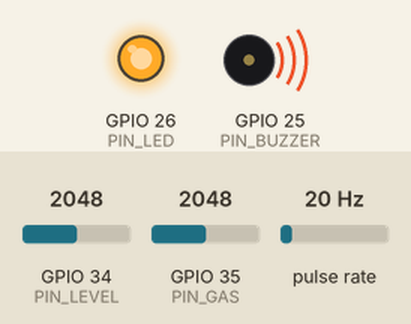
Bench run of a sketch on a simulated ESP32. On the bench: output pins drawn as LEDs (lit = HIGH), buzzer (waves = sounding, pin HIGH). Wiring (inferred from the names in the program): pulse sensor: data GPIO 27. The test bench sets the inputs (shaded band); at power-on: GPIO 35 (PIN_GAS) = 2048, pulse rate 20 Hz, GPIO 34 (PIN_LEVEL) = 2048. WiFi joins after 1.5 s; servers stay silent unless stated; what the sketch prints to the serial monitor is not drawn.

Above: at 2.7 s.
2.8 s: GPIO 35 (PIN_GAS) set to 1956
At 4.0 s:
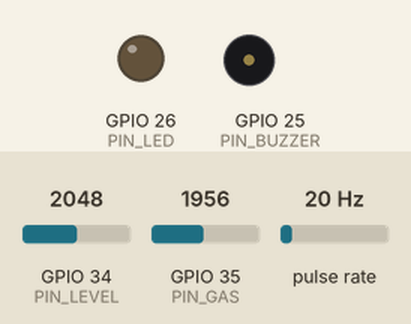
6.0 s: pulse rate (sensor on GPIO 27) set to 9 Hz
8.7 s: pulse rate (sensor on GPIO 27) set to 6 Hz
At 10.9 s:
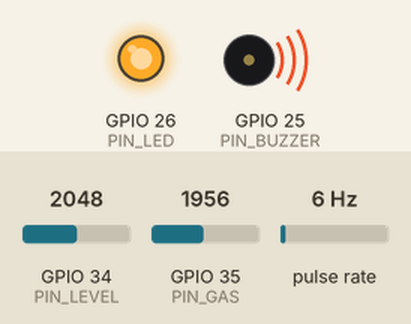
12.0 s: GPIO 34 (PIN_LEVEL) set to 2483
13.5 s: GPIO 34 (PIN_LEVEL) set to 2607
16.0 s: GPIO 34 (PIN_LEVEL) set to 1228
At 17.5 s:
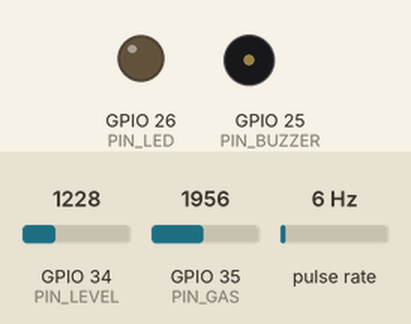
Timing chart, 0 to 19.0 s (numbered marks = the images above; inputs shaded):
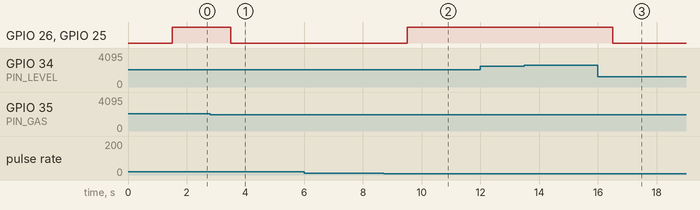

Measured:
- the behaviour switches between 2000 and 1999 on GPIO 35 (PIN_GAS) (found by bisection; images 0 and 1)
- the behaviour switches between 8 and 7 Hz on pulse rate (sensor on GPIO 27) (found by bisection; images 1 and 2)
- after the input at 2.8 s, GPIO 26 (PIN_LED), GPIO 25 (PIN_BUZZER): HIGH → LOW after 0.70 s
- after the input at 6.0 s, every drawn part: stays the same
- after the input at 8.7 s, GPIO 26 (PIN_LED), GPIO 25 (PIN_BUZZER): LOW → HIGH after 0.80 s
- after the input at 12.0 s, every drawn part: stays the same
- after the input at 13.5 s, every drawn part: stays the same
- after the input at 16.0 s, GPIO 26 (PIN_LED), GPIO 25 (PIN_BUZZER): HIGH → LOW after 0.50 s

The sketch:

smart_drain.ino
```cpp
// Smart Drain Safety & Early-Warning System - ESP32 firmware
// Reads water level, flow rate and a gas indicator, raises a local buzzer/LED alert
// and serves a live dashboard over Wi-Fi.
// Author: KAMALRAJ G
#include <WiFi.h>
#include <WebServer.h>
#include "config.h"

WebServer server(80);
volatile uint32_t pulseCount = 0;

void IRAM_ATTR onPulse() { pulseCount++; }

struct Reading {
  float levelPct;
  float flowLpm;
  int   gasRaw;
  const char* status;
};

Reading latest = {0, 0, 0, "NORMAL"};
unsigned long lastSample = 0;

// Same decision rules as threshold_logic.py (keep both in sync).
const char* evaluate(float levelPct, float flowLpm, int gasRaw) {
  if (gasRaw >= GAS_ALERT_RAW) return "GAS_ALERT";
  if (levelPct >= LEVEL_ALERT_PCT) return "OVERFLOW_ALERT";
  if (levelPct >= LEVEL_WARN_PCT && flowLpm <= FLOW_LOW_LPM) return "BLOCKAGE_WARNING";
  return "NORMAL";
}

float readLevelPct() {
  int raw = analogRead(PIN_LEVEL);
  float pct = (raw - LEVEL_RAW_EMPTY) * 100.0f / (LEVEL_RAW_FULL - LEVEL_RAW_EMPTY);
  return constrain(pct, 0.0f, 100.0f);
}

void sampleSensors() {
  noInterrupts();
  uint32_t pulses = pulseCount;
  pulseCount = 0;
  interrupts();

  float seconds = SAMPLE_MS / 1000.0f;
  float flowLpm = (pulses / seconds) / FLOW_PULSES_PER_LPM;

  latest.levelPct = readLevelPct();
  latest.flowLpm = flowLpm;
  latest.gasRaw = analogRead(PIN_GAS);
  latest.status = evaluate(latest.levelPct, latest.flowLpm, latest.gasRaw);

  bool alarm = strcmp(latest.status, "NORMAL") != 0;
  digitalWrite(PIN_BUZZER, alarm ? HIGH : LOW);
  digitalWrite(PIN_LED, alarm ? HIGH : LOW);

  Serial.printf("level=%.1f%% flow=%.2fL/min gas=%d status=%s\n",
                latest.levelPct, latest.flowLpm, latest.gasRaw, latest.status);
}

const char PAGE[] PROGMEM = R"HTML(
<!doctype html><html><head><meta charset="utf-8">
<meta name="viewport" content="width=device-width,initial-scale=1">
<title>Smart Drain Dashboard</title>
<style>
body{font-family:Arial,sans-serif;margin:24px;background:#f4f8f9;color:#1f2d33}
h1{font-size:22px}.card{background:#fff;border-radius:10px;padding:16px;margin:10px 0;box-shadow:0 1px 4px #0002}
.big{font-size:28px;font-weight:bold}#status{padding:12px;border-radius:10px;font-size:20px;font-weight:bold;color:#fff}
</style></head><body>
<h1>Smart Drain Safety &amp; Early-Warning System</h1>
<div id="status">Loading...</div>
<div class="card">Water level<div class="big" id="level">-</div></div>
<div class="card">Flow rate<div class="big" id="flow">-</div></div>
<div class="card">Gas sensor (raw)<div class="big" id="gas">-</div></div>
<script>
async function tick(){
  try{
    const d=await (await fetch('/data')).json();
    document.getElementById('level').textContent=d.level_pct.toFixed(1)+' %';
    document.getElementById('flow').textContent=d.flow_lpm.toFixed(2)+' L/min';
    document.getElementById('gas').textContent=d.gas_raw;
    const s=document.getElementById('status');
    s.textContent=d.status;
    s.style.background=d.status==='NORMAL'?'#2e8b57':'#c0392b';
  }catch(e){document.getElementById('status').textContent='No connection';}
}
tick();setInterval(tick,2000);
</script></body></html>
)HTML";

void handleRoot() { server.send_P(200, "text/html", PAGE); }

void handleData() {
  char buf[160];
  snprintf(buf, sizeof(buf),
           "{\"level_pct\":%.1f,\"flow_lpm\":%.2f,\"gas_raw\":%d,\"status\":\"%s\"}",
           latest.levelPct, latest.flowLpm, latest.gasRaw, latest.status);
  server.send(200, "application/json", buf);
}

void setup() {
  Serial.begin(115200);
  pinMode(PIN_BUZZER, OUTPUT);
  pinMode(PIN_LED, OUTPUT);
  pinMode(PIN_FLOW, INPUT_PULLUP);
  attachInterrupt(digitalPinToInterrupt(PIN_FLOW), onPulse, FALLING);

  WiFi.begin(WIFI_SSID, WIFI_PASSWORD);
  Serial.print("Connecting to Wi-Fi");
  while (WiFi.status() != WL_CONNECTED) {
    delay(500);
    Serial.print(".");
  }
  Serial.print("\nDashboard: http://");
  Serial.println(WiFi.localIP());

  server.on("/", handleRoot);
  server.on("/data", handleData);
  server.begin();
}

void loop() {
  server.handleClient();
  if (millis() - lastSample >= SAMPLE_MS) {
    lastSample = millis();
    sampleSensors();
  }
}
```

config.h
```cpp
// config.h - edit these values to match YOUR wiring and calibration.
// Pin numbers below are defaults; change them if your build differs.
#pragma once

// ---- Wi-Fi (the ESP32 joins this network and serves the dashboard) ----
#define WIFI_SSID     "YOUR_WIFI_NAME"
#define WIFI_PASSWORD "YOUR_WIFI_PASSWORD"

// ---- Pins (use ADC1 pins 32-39 for analog sensors; ADC2 conflicts with Wi-Fi) ----
#define PIN_LEVEL   34   // water-level sensor, analog output
#define PIN_GAS     35   // gas sensor, analog output
#define PIN_FLOW    27   // flow sensor, pulse output
#define PIN_BUZZER  25
#define PIN_LED     26

// ---- Sampling ----
#define SAMPLE_MS   1000

// ---- Water level calibration (raw ADC 0-4095 when dry / fully submerged) ----
#define LEVEL_RAW_EMPTY 0
#define LEVEL_RAW_FULL  3000

// ---- Flow sensor: pulses per second for 1 litre/minute (see your sensor datasheet) ----
#define FLOW_PULSES_PER_LPM 7.5f

// ---- Alert thresholds (calibrate on site) ----
#define LEVEL_WARN_PCT   60.0f   // water level where blockage check starts
#define LEVEL_ALERT_PCT  85.0f   // overflow risk
#define FLOW_LOW_LPM      1.0f   // flow at or below this with high level = suspected blockage
#define GAS_ALERT_RAW    2000    // raw ADC value treated as hazardous gas indicator
```
